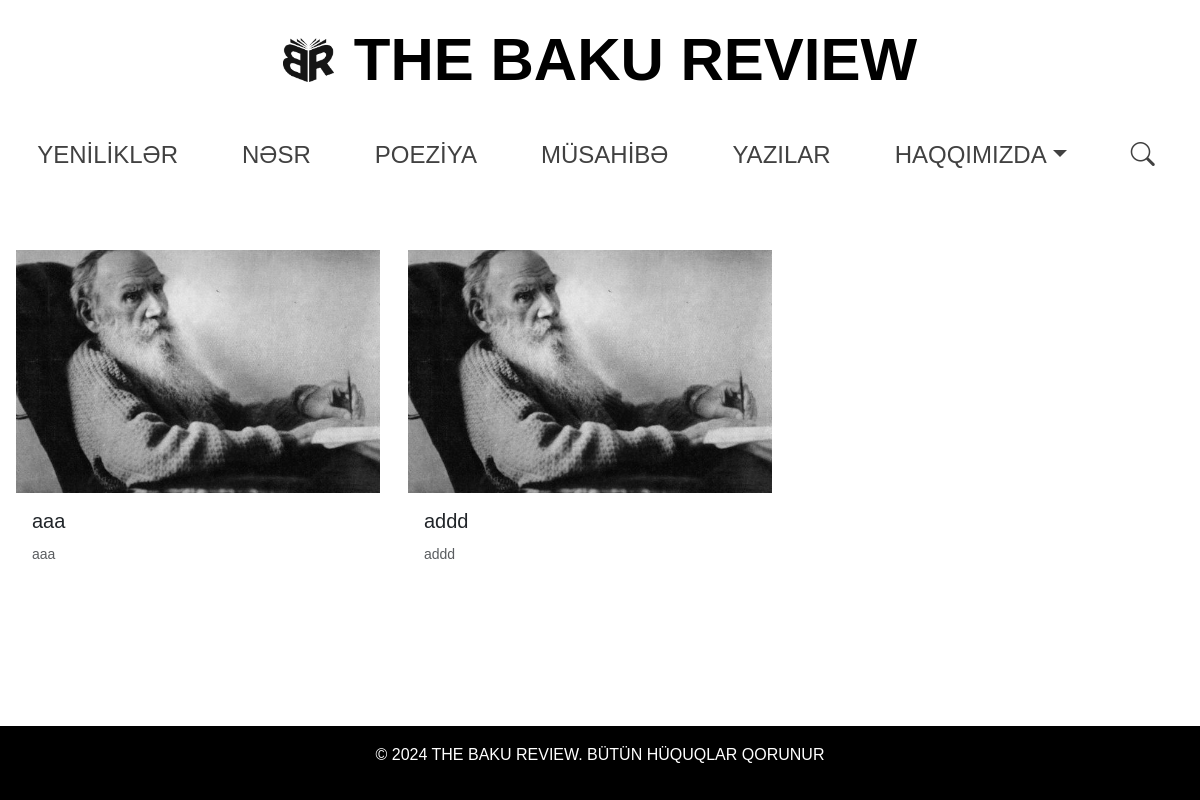
Page /writings/ on the earlier database version.
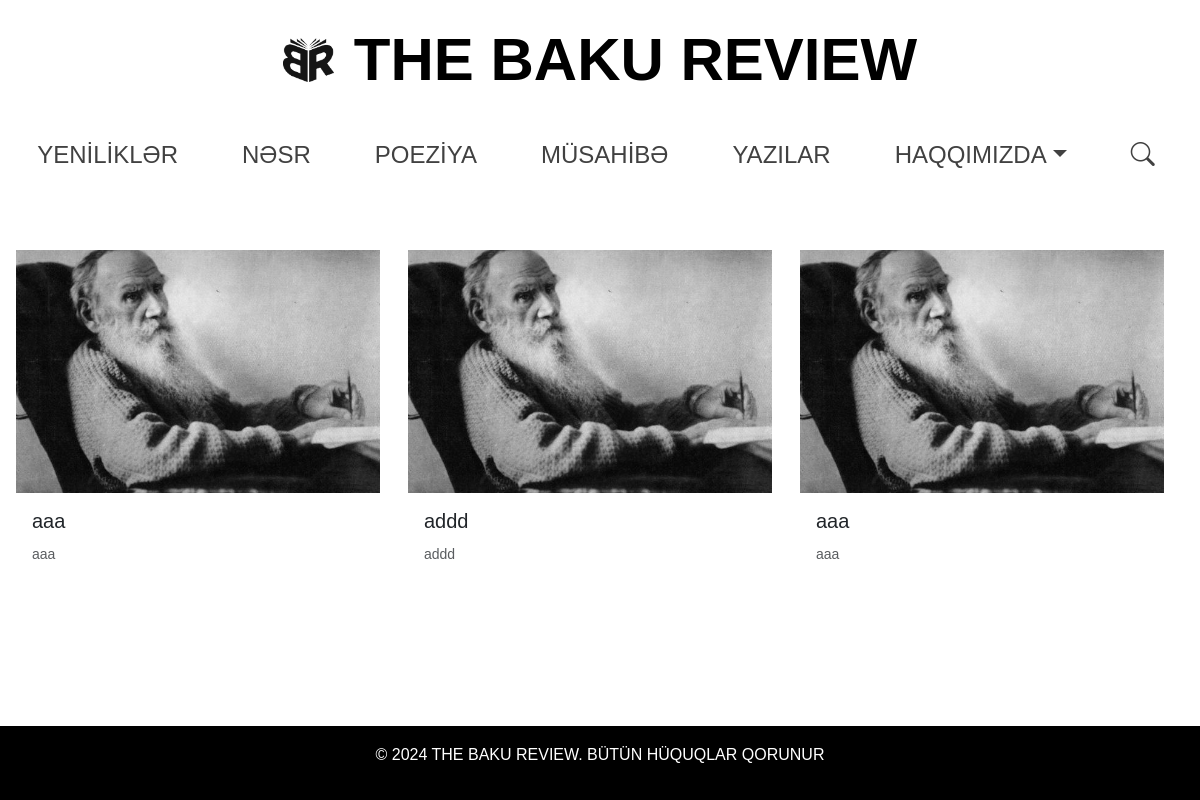
Same page on the later database version.
### core/models.py (models this page shows, shortened)
class BaseModel(models.Model):
    title = models.CharField(max_length=200, db_index=True)
    slug = models.SlugField(max_length=200, unique=True, blank=True)
    content = CKEditor5Field("Text", config_name="extends")
    image = models.ImageField(upload_to=get_image_upload_path)
    thumbnail = models.ImageField(
        upload_to=get_image_upload_path, null=True, blank=True
    )
    author = models.CharField(max_length=100, db_index=True)
    is_active = models.BooleanField(default=True)
    created_at = models.DateTimeField(auto_now_add=True)
    class Meta:
        abstract = True

class Writings(BaseModel):
    class Meta:
        verbose_name = "Yazılar"
        verbose_name_plural = "Yazılar"

### core/views.py (the view)
# urls.py: path("writings/", views.WritingsListView.as_view(), name="writings_list"),
class WritingsListView(ListView):
    model = Writings
    template_name = "writings_list.html"
    context_object_name = "writings_list"
    paginate_by = 16
    def get_queryset(self):
        return Writings.objects.filter(is_active=True)

### templates/writings_list.html (shortened to what this page needs)
{% extends 'base.html' %}
{% load static %}
{% block content %}
<main class="container mt-4">
    <div class="row detail">
        {% for writting in writings_list %}
        <div class="col-md-4 prose-list mb-4">
            <a href="{% url 'writings_detail' writting.slug %}" class="card prose-card" style="height: 100%; text-decoration: none; color: inherit; border: none;">
                <img src="{{ writting.thumbnail.url }}" class="card-img-top" alt="{{ writting.title }}">
                <div class="card-body">
                    <h5 class="card-title">{{ writting.title }}</h5>
                    <p class="card-text"><small class="text-muted">{{ writting.author }}</small></p>
                </div>
            </a>
        </div>
        {% endfor %}
    </div>
</main>
{% endblock %}

Differences in the rows shown:
added Writings: thumbnail (picture), title "aaa", author "aaa"
